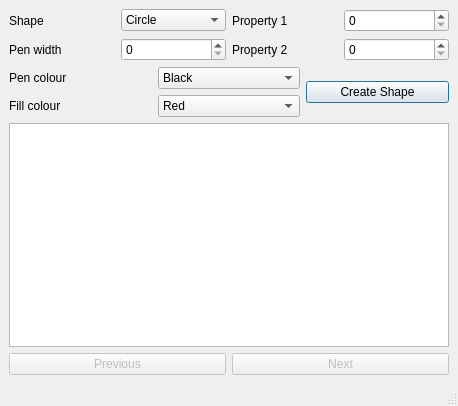
<?xml version="1.0" encoding="UTF-8"?>
<ui version="4.0">
 <class>MainWindow</class>
 <widget class="QMainWindow" name="MainWindow">
  <property name="geometry">
   <rect>
    <x>0</x>
    <y>0</y>
    <width>458</width>
    <height>406</height>
   </rect>
  </property>
  <property name="windowTitle">
   <string>Shapes</string>
  </property>
  <widget class="QWidget" name="centralwidget">
   <layout class="QGridLayout" name="gridLayout_4">
    <item row="0" column="0">
     <layout class="QGridLayout" name="gridLayout_2">
      <item row="0" column="0">
       <widget class="QLabel" name="labelShape">
        <property name="text">
         <string>Shape</string>
        </property>
       </widget>
      </item>
      <item row="0" column="2">
       <widget class="QLabel" name="labelProperty1">
        <property name="text">
         <string>Property 1</string>
        </property>
       </widget>
      </item>
      <item row="0" column="3">
       <widget class="QSpinBox" name="spinBoxProperty1">
        <property name="maximum">
         <number>100000000</number>
        </property>
       </widget>
      </item>
      <item row="1" column="0">
       <widget class="QLabel" name="labelPenWidth">
        <property name="text">
         <string>Pen width</string>
        </property>
       </widget>
      </item>
      <item row="1" column="2">
       <widget class="QLabel" name="labelProperty2">
        <property name="text">
         <string>Property 2</string>
        </property>
       </widget>
      </item>
      <item row="1" column="3">
       <widget class="QSpinBox" name="spinBoxProperty2">
        <property name="maximum">
         <number>100000000</number>
        </property>
       </widget>
      </item>
      <item row="0" column="1">
       <widget class="QComboBox" name="comboBox_3">
        <item>
         <property name="text">
          <string>Circle</string>
         </property>
        </item>
        <item>
         <property name="text">
          <string>Square</string>
         </property>
        </item>
        <item>
         <property name="text">
          <string>Ellipse</string>
         </property>
        </item>
        <item>
         <property name="text">
          <string>Rectangle</string>
         </property>
        </item>
       </widget>
      </item>
      <item row="1" column="1">
       <widget class="QSpinBox" name="spinBoxPenWidth">
        <property name="maximum">
         <number>100000000</number>
        </property>
       </widget>
      </item>
     </layout>
    </item>
    <item row="1" column="0">
     <layout class="QGridLayout" name="gridLayout_3">
      <item row="0" column="0">
       <widget class="QLabel" name="labelPenColour">
        <property name="text">
         <string>Pen colour</string>
        </property>
       </widget>
      </item>
      <item row="0" column="1">
       <widget class="QComboBox" name="comboBox">
        <item>
         <property name="text">
          <string>Black</string>
         </property>
        </item>
        <item>
         <property name="text">
          <string>Dark Blue</string>
         </property>
        </item>
        <item>
         <property name="text">
          <string>Dark Green</string>
         </property>
        </item>
        <item>
         <property name="text">
          <string>Dark Brown</string>
         </property>
        </item>
       </widget>
      </item>
      <item row="0" column="2" rowspan="2">
       <widget class="QPushButton" name="pushButtonCreateShape">
        <property name="text">
         <string>Create Shape</string>
        </property>
        <property name="default">
         <bool>true</bool>
        </property>
       </widget>
      </item>
      <item row="1" column="0">
       <widget class="QLabel" name="labelFillColour">
        <property name="text">
         <string>Fill colour</string>
        </property>
       </widget>
      </item>
      <item row="1" column="1">
       <widget class="QComboBox" name="comboBox_2">
        <item>
         <property name="text">
          <string>Red</string>
         </property>
        </item>
        <item>
         <property name="text">
          <string>Orange</string>
         </property>
        </item>
        <item>
         <property name="text">
          <string>Yellow</string>
         </property>
        </item>
        <item>
         <property name="text">
          <string>Green</string>
         </property>
        </item>
        <item>
         <property name="text">
          <string>Blue</string>
         </property>
        </item>
        <item>
         <property name="text">
          <string>Indigo</string>
         </property>
        </item>
        <item>
         <property name="text">
          <string>Violet</string>
         </property>
        </item>
       </widget>
      </item>
     </layout>
    </item>
    <item row="2" column="0">
     <layout class="QGridLayout" name="gridLayout">
      <item row="0" column="0" colspan="2">
       <widget class="QGraphicsView" name="graphicsShapeView"/>
      </item>
      <item row="1" column="0">
       <widget class="QPushButton" name="pushButtonPreviousShape">
        <property name="enabled">
         <bool>false</bool>
        </property>
        <property name="text">
         <string>Previous</string>
        </property>
       </widget>
      </item>
      <item row="1" column="1">
       <widget class="QPushButton" name="pushButtonNextShape">
        <property name="enabled">
         <bool>false</bool>
        </property>
        <property name="text">
         <string>Next</string>
        </property>
       </widget>
      </item>
     </layout>
    </item>
   </layout>
  </widget>
  <widget class="QMenuBar" name="menubar">
   <property name="geometry">
    <rect>
     <x>0</x>
     <y>0</y>
     <width>458</width>
     <height>18</height>
    </rect>
   </property>
  </widget>
  <widget class="QStatusBar" name="statusbar"/>
 </widget>
 <resources/>
 <connections/>
</ui>
